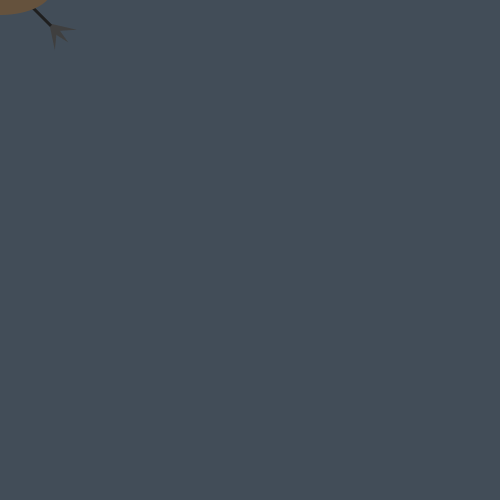
Frame 1 (no input)
Frame 60 (the mouse pressed at the canvas centre just before this capture): identical to frame 1, image omitted
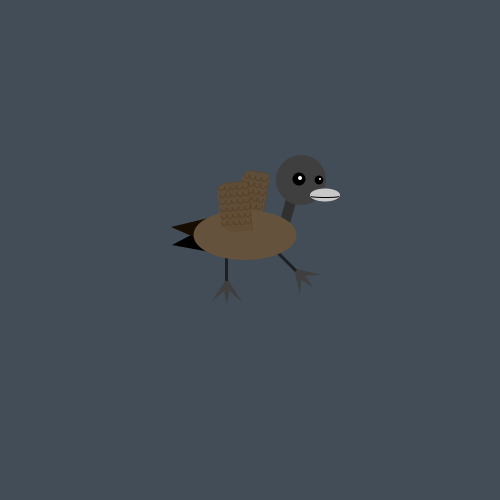
Frame 120 (the mouse held since frame 60 and released just before this capture)

The Processing sketch that drew these frames (run headless with seeded random() and noise(); from frame 60 on, the mouse is pressed at the canvas centre):

// Processing sketch: P6_Nguyen
// ── P6_Nguyen.pde
//float x = 54; // centered at 90
//float y = height-55; // centered at 116
int numHonks = 5;
float[] honkX = new float[numHonks];
float[] honkY = new float[numHonks];
float bodyBrightness = 101;
float smallEyeSize = 9;
float smallPupilSize = 2;
float largeEyeSize = 13;
float largePupilSize = 4;
int frame = 1;
int numFrames = 16;
float rb = 10;
float rf = -5;
boolean step = false;
boolean reflect = false;
int c = 0;
boolean gooseWaddling = false;
float x = mouseX;
float y = mouseY;
float speed = 7;
float wait = 0;

void setup() {
  size(500, 500);
}

void draw() {
  if (!gooseWaddling) {
    if (x < mouseX) {
      x += speed;
    }
    if (x > mouseX) {
      x -= speed;
    }
    if (y < mouseY) {
      y += speed;
    }
    if (y > mouseY) {
      y -= speed;
    }
    if (x > mouseX - speed/2 && x < mouseX + speed/2) {
      x = mouseX;
    }
    if (y > mouseY - speed/2 && y < mouseY + speed/2) {
      y = mouseY;
    }
  }
  background(66, 77, 88);

  //neck
  fill(48);
  quad(x+34, y-20, x+46, y-65, x+52, y-46, x+42, y-11);

  //head
  noStroke();
  fill(63);
  ellipse(x+56, y-65, 50, 50);

  //eyes
  fill(0);
  ellipse(x+74, y-65, smallEyeSize, smallEyeSize);
  ellipse(x+54, y-66, largeEyeSize, largeEyeSize);
  fill(255);
  ellipse(x+75, y-66, smallPupilSize, smallPupilSize);
  ellipse(x+55, y-67, largePupilSize, largePupilSize);

  //backwing
  colorMode(HSB);
  rectMode(CENTER);
  pushMatrix();
  translate(x+28, y-6);
  rotate(radians(rb));
  fill(23, 142, 91, 200);
  rect(-27, -41, 27, 46, 10, 5, 0, 20);
  fill(23, 100, 101, 150);
  rect(-28, -40, 27, 46, 10, 5, 0, 20);
  noFill();
  for (int k = -37; k < -15; k += 6) {
    for (int l = -59; l < -21; l += 7) {
      stroke(23, 142, 86);
      arc(k, l, 6, 8, 0, PI);
    }
  }
  popMatrix();
  colorMode(RGB);
  noStroke();

  //tailfeathers
  fill(0);
  triangle(x-73, y-0, x-29, y-23, x-35, y+7);
  fill(23, 12, 0);
  triangle(x-74, y-18, x-16, y-32, x-49, y-7);

  //left foot
  noStroke();
  fill(63);
  pushMatrix();
  translate(x-20, y+5);
  rotate(radians(step ? -45:0));
  triangle(-2, 37, 5, 37, 2, 55);
  triangle(2, 28, 4, 37, -13, 51);
  triangle(2, 28, 0, 37, 17, 52);
  popMatrix();

  //right foot
  fill(63);
  pushMatrix();
  translate(x+28, y+5);
  rotate(radians(step ? 0:-45));
  triangle(-2, 37, 5, 37, 2, 55);
  triangle(2, 28, 4, 37, -13, 51);
  triangle(2, 28, 0, 37, 17, 52);
  popMatrix();

  //legs
  fill(31);
  rectMode(CORNER);
  pushMatrix();
  translate(x-20, y+5);
  rotate(radians(step ? -45:0));
  rect(0, 0, 3, 31); // left
  popMatrix();
  pushMatrix();
  translate(x+28, y+5);
  rotate(radians(step ? 0:-45));
  rect(0, 0, 3, 31); // right
  popMatrix();

  //body
  colorMode(HSB);
  fill(23, 100, bodyBrightness);
  ellipse(x+0, y-10, 103, 50);
  colorMode(RGB);

  //frontwing
  colorMode(HSB);
  rectMode(CENTER);
  pushMatrix();
  translate(x+25, y+4);
  rotate(radians(rf));
  fill(23, 142, 91, 200);
  rect(-31, -45, 31, 50, 10, 5, 0, 20);
  fill(23, 100, 101, 150);
  rect(-32, -44, 31, 50, 10, 5, 0, 20);
  noFill();
  for (int k = -43; k < -17; k += 6) {
    for (int l = -66; l < -25; l += 7) {
      stroke(23, 142, 86);
      arc(k, l, 6, 8, 0, PI);
    }
  }
  popMatrix();
  colorMode(RGB);
  noStroke();

  //beak
  fill(200);

  ellipse(x+80, y-50, 30, 13);
  noFill();
  stroke(0);
  arc(x+80, y-49, 27, 2, 0, PI);
  fill(255);
  noStroke();
}
